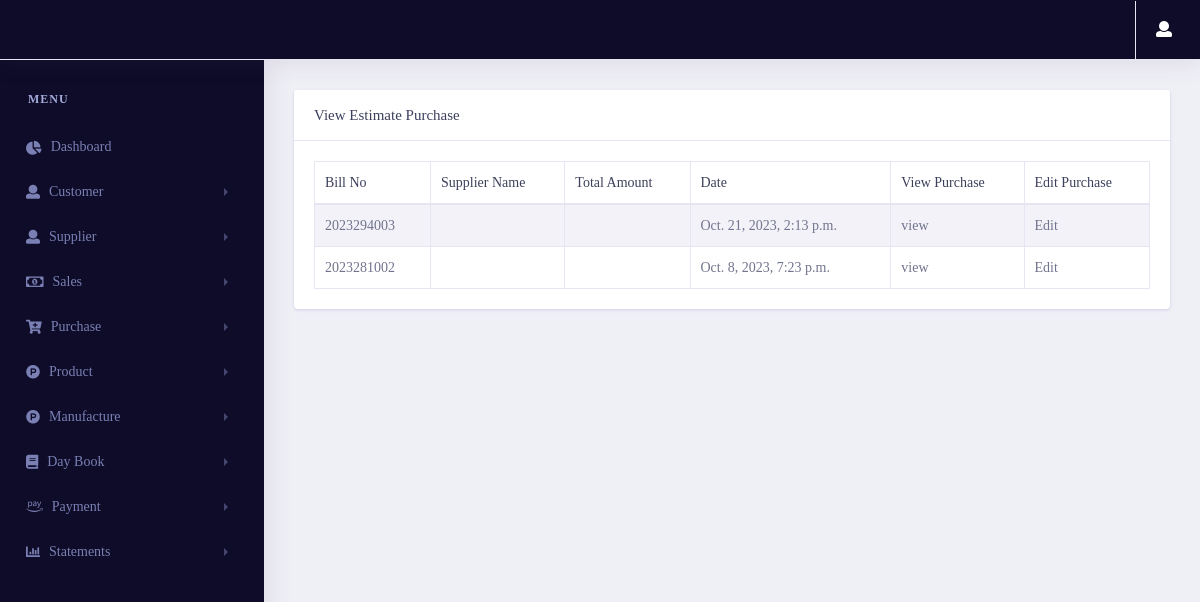
Page /purchase/viewpurchase/ (signed in) on the committed database.
### purchase/models.py (models this page shows, shortened)
class GST_Purchase(models.Model):
    Bill_no = models.IntegerField()
    supplier_name = models.ForeignKey(Supplier_gst,on_delete=models.CASCADE)
    pdf_invoice = models.FileField(upload_to = 'Purchase_Invoice/', null=True, blank=True)
    date = models.DateTimeField(auto_now_add=True)
    total_amount = models.FloatField()
    CGST = models.FloatField()
    SGST = models.FloatField()
    IGST = models.FloatField()
    Round_off = models.FloatField()
    Grand_total = models.FloatField()
    id = models.UUIDField(default=uuid.uuid4 , unique=True , primary_key=True , editable=False)

### purchase/views.py (the view)
# urls.py: path('viewpurchase/',views.viewpurchase,name="viewpurchase"),
@login_required(login_url='login')
def viewpurchase(request):
    if request.session["Estimate"]:
        Purchase_data = Estimate_Purchase.objects.all().prefetch_related('supplier').order_by("-date")
    if request.session["GST"]:
        Purchase_data = GST_Purchase.objects.prefetch_related('supplier_name').all().order_by("-date")
    context = {
        'Purchase_data' : Purchase_data
    }
    return render(request,"purchase/viewpurchase.html",context)

### purchase/templates/purchase/viewpurchase.html (shortened to what this page needs)
{% extends 'pages/base.html' %}
{% load static %}
{% load user_auth %}
{% block content %}
    <link rel="stylesheet" href="{% static 'vendor/bootstrap/css/bootstrap.min.css' %}">
    <link rel="stylesheet" type="text/css" href="{% static 'vendor/datatables/css/dataTables.bootstrap4.css' %}">
    <link href="{% static 'vendor/fonts/circular-std/style.css' %}" rel="stylesheet">
    <link rel="stylesheet" href="{% static 'libs/css/style.css' %}">
    <link rel="stylesheet" href="{% static 'vendor/fonts/fontawesome/css/fontawesome-all.css' %}">
{% if request.session.Estimate %}
<div class="row">
    <div class="col-xl-12 col-lg-12 col-md-12 col-sm-12 col-12">
        <div class="card">
        <h5 class="card-header">View Estimate Purchase</h5>
            <div class="card-body">
                <div class="table-responsive">
                <table class="table table-striped table-bordered first">
                    <thead>
                        <tr>
                            <th>Bill No</th>
                            <th>Supplier Name</th>
                            <th>Total Amount</th>
                            <th>Date</th>
                            <th>View Purchase</th>
                            <th>Edit Purchase</th>
                        </tr>
                    </thead>
                    <tbody>
                        {% for i in Purchase_data    %}
                        <tr>
                            <td>{{i.Bill_no}}</td>
                            <td>{{i.supplier}}</td>
                            <td>{{i.Total_amount}}</td>
                            <td>{{i.date}}</td>
                            <td>
                                <a href="/purchase/purchaseinvoice/{{i.id}}">view</a>
                            </td>
                            <td>
                                <a href="/purchase/updatepurchase/{{i.id}}">Edit</a>
                            </td>
                        </tr>
                        {% endfor %}
                    </tbody>
                </table>
                </div>
            </div>
        </div>
    </div>
</div>
{% endif %}
{% endblock content %}

### rows in the picture
GST_Purchase: Bill_no "2023294003", date "Oct. 21, 2023, 2:13 p.m."
GST_Purchase: Bill_no "2023281002", date "Oct. 8, 2023, 7:23 p.m."
